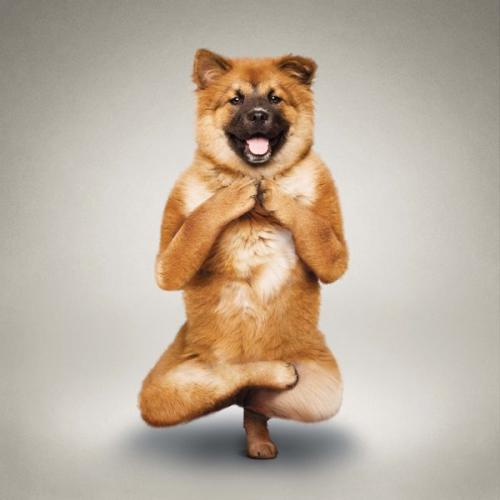
#> input picture week1/Project/picture.jpg, 500 x 500 px
$ jupyter execute --allow-errors assignment.ipynb
#> lines starting #> are read from the running program, lines starting #| are printed output that depends on the picture
[cell 1]
import cv2
import random
import numpy as np
from matplotlib import pyplot as plt

[cell 2]
def loadImage(path):
    """ 读取图片
    """
#> called with path = './picture.jpg'
    img_grey = cv2.imread(path)
#> img_grey is the input picture: shape (500, 500, 3); mean B, G, R 157.2, 173.6, 188.1
    return img_grey

[cell 3]
def show(img, name="test"):
    """ 显示到窗口
    """
    cv2.imshow(name, img)
    cv2.waitKey()
    cv2.destroyAllWindows()

def showAll(imgs):
    index=0
    for img in imgs:
        cv2.imshow(str(index), img)
        index+=1
    cv2.waitKey()
    cv2.destroyAllWindows()

[cell 4]
# 示例
img_grey = loadImage('./picture.jpg')
show(img_grey)

[cell 5]
def randomCrop(img):
    """
        随机裁剪
    """
    x1 = random.randint(0, img.shape[0])
#> x1 = 432
    x2 = random.randint(0, img.shape[0])
#> x2 = 197
    y1 = random.randint(0, img.shape[1])
#> y1 = 388
    y2 = random.randint(0, img.shape[1])
#> y2 = 455

    startX = min(x1,x2)
#> startX = 197
    endX = max(x1,x2)
#> endX = 432
    startY = min(y1,y2)
#> startY = 388
    endY = max(y1,y2)
#> endY = 455

    img_crop=img[startX:endX, startY:endY]
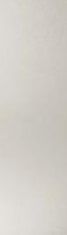
#> img_crop: shape (235, 67, 3); mean B, G, R 199.8, 206, 210
    return img_crop

[cell 6]
img_crop = randomCrop(img_grey)
print(img_crop.shape)
#| (235, 67, 3)
show(img_crop)
